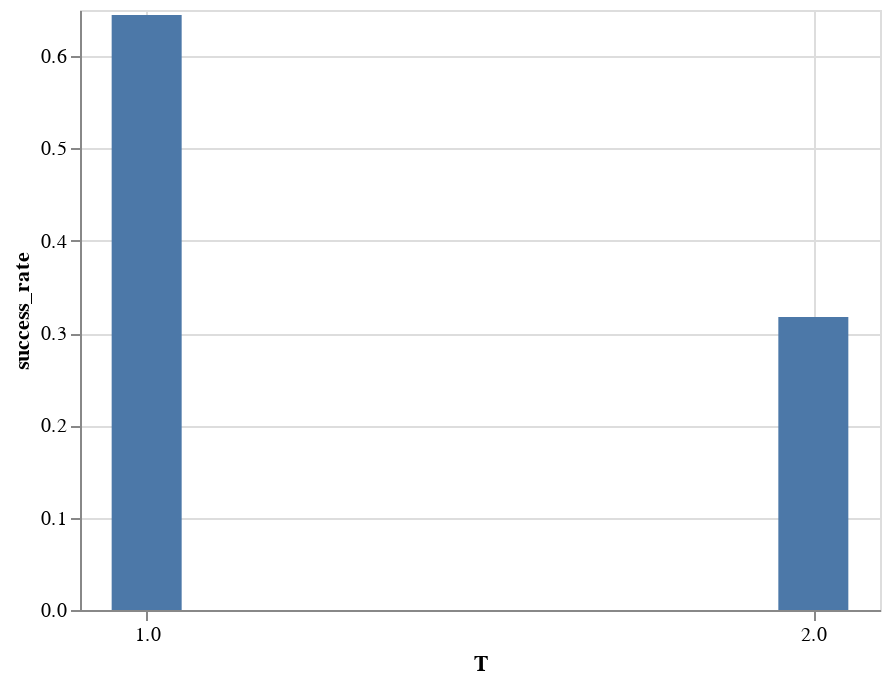

Notebook code for this chart:
### Code cell
def simulation_plot(N, M, reps):
    data_dict = {}
    for T in range(1, N - M + 1):
        data_dict[T] = simulate_many(N, M, T, reps)
    data = pd.DataFrame.from_dict({'T' : data_dict.keys(),
                                  'success_rate' : data_dict.values()})
    chart = alt.Chart(data).mark_bar(size=35).encode(
        x=alt.X('T', title = "T", axis=alt.Axis(values=list(range(N)))),
        y=alt.Y("success_rate", title="success_rate"))
    
    return chart

# T in plot represents the number of steps before switching to another door 
# Largest value of T shown in plot means no switching at all
chart = simulation_plot(3, 1, 2000)        
chart

### Figure 1 — Vega-Lite specification as saved in the notebook (floating-point values rounded to 4 significant figures)
{"config": {"view": {"continuousWidth": 400, "continuousHeight": 300}}, "data": {"name": "data-e91c0df20d46efe69091b30f47f4119f"}, "mark": {"type": "bar", "size": 35}, "encoding": {"x": {"type": "quantitative", "axis": {"values": [0, 1, 2]}, "field": "T", "title": "T"}, "y": {"type": "quantitative", "field": "success_rate", "title": "success_rate"}}, "$schema": "https://vega.github.io/schema/vega-lite/v4.8.1.json", "datasets": {"data-e91c0df20d46efe69091b30f47f4119f": [{"T": 1, "success_rate": 0.6445}, {"T": 2, "success_rate": 0.3175}]}}
